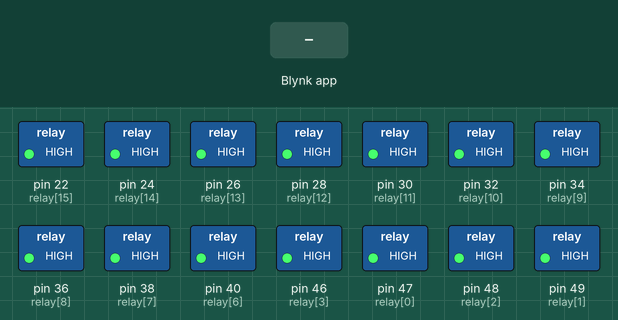
Bench run of a sketch on a simulated Arduino Mega 2560, built with avr-gcc and run on an emulated ATmega2560. Shown: switched loads named in the sketch (green lamp = pin HIGH). The inputs (shaded band) are chosen by the test bench. WiFi joins after 1.5 s; servers stay silent unless stated; what the sketch prints to the serial monitor is not drawn.

Above: at 3.0 s.
3.1 s: Blynk app writes 0 to V0
At 3.9 s:
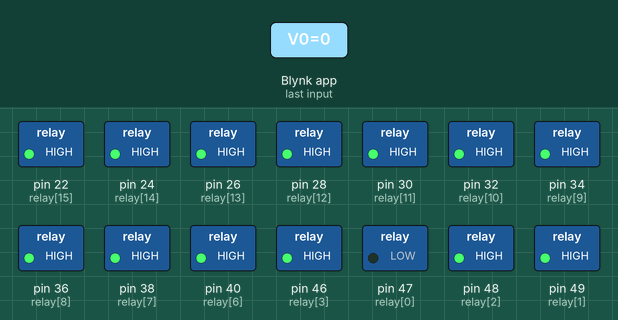
4.6 s: Blynk app writes 0 to V1
At 5.1 s:
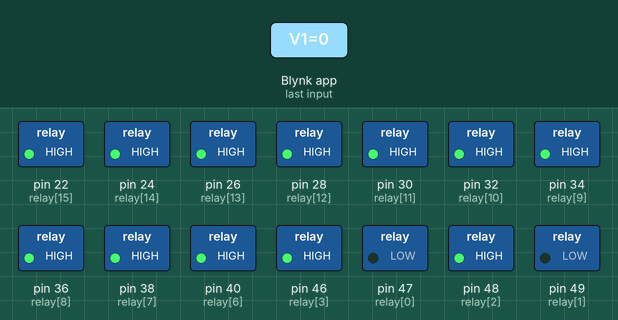
6.1 s: Blynk app writes 1 to V0
At 7.3 s:
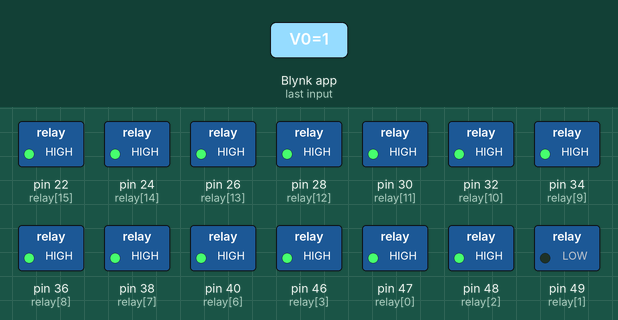
7.6 s: Blynk app writes 0 to V2
At 8.5 s:
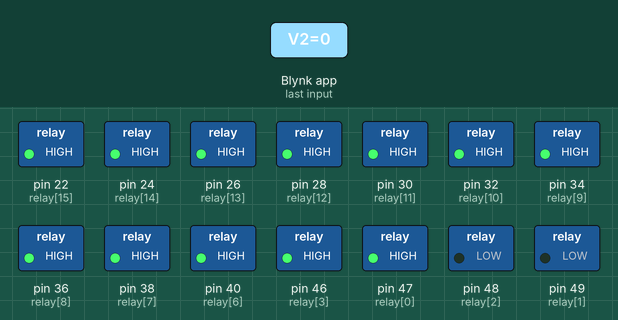
9.1 s: Blynk app writes 1 to V1
At 9.7 s:
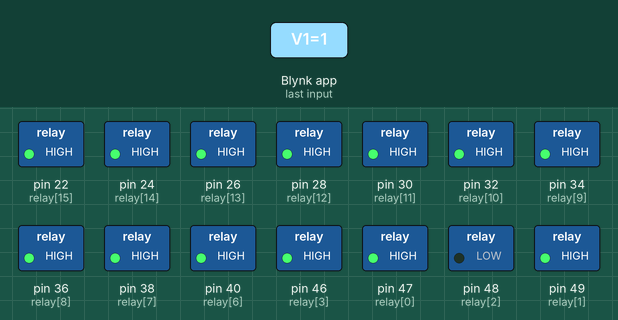
10.6 s: Blynk app writes 0 to V3
At 12.0 s:
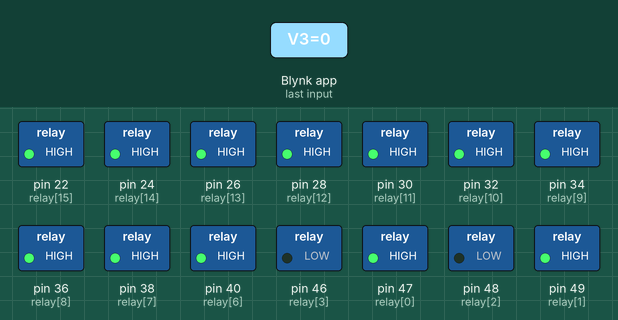
Timing chart, 0 to 13.1 s (numbered marks = the images above; inputs shaded):
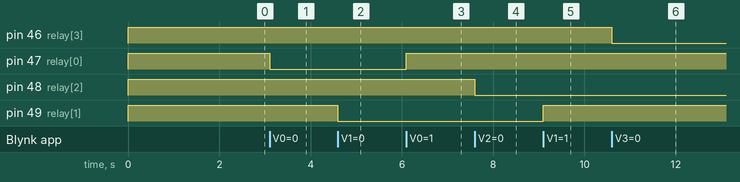

The sketch:

blynk_arduinoEthernetLedControl.ino
```cpp
#define BLYNK_TEMPLATE_ID "TMPLxZUijm5x"
#define BLYNK_DEVICE_NAME "ArduinoEthernet"
#define BLYNK_PRINT Serial
char auth[] = "-rm5SLIVwsQfuTLcwxpjy74XOz7Ex_UT";
#include <SPI.h>
#include <Ethernet.h>
#include <BlynkSimpleEthernet.h>
IPAddress server_ip(128, 199, 144, 129);
byte arduino_mac[] = {0x3C, 0x05, 0xE5, 0x21, 0x4D, 0x1F};
IPAddress arduino_ip(192, 168, 0, 32);
IPAddress dns_ip     (  8,   8,   8,   8);
IPAddress gateway_ip ( 192,   168,   0,   1);
IPAddress subnet_mask(255, 255, 255,   0);
const byte relay[] = {47, 49, 48, 46, 44, 42, 40, 38, 36, 34, 32, 30, 28, 26, 24, 22};
void setup()
{
  for (byte i = 0; i < 16; i++) {
    digitalWrite(relay[i], HIGH);
  }
  Serial.begin(9600);
  for (byte i = 0; i < 16; i++) {
    pinMode(relay[i], OUTPUT);
  }
  //Ethernet.begin(arduino_mac, arduino_ip);
  if (Ethernet.hardwareStatus() == EthernetNoHardware) {
    Serial.println("Ethernet shield was not found.");
  }
  else if (Ethernet.hardwareStatus() == EthernetW5100) {
    Serial.println("W5100 Ethernet controller detected.");
  }
  else if (Ethernet.hardwareStatus() == EthernetW5200) {
    Serial.println("W5200 Ethernet controller detected.");
  }
  else if (Ethernet.hardwareStatus() == EthernetW5500) {
    Serial.println("W5500 Ethernet controller detected.");
  }
Blynk.begin(auth, server_ip, 8080, arduino_ip, dns_ip, gateway_ip, subnet_mask, arduino_mac);
}

void loop()
{
  Blynk.run();
}
BLYNK_WRITE(V0)
{
  int state = param.asInt();
  digitalWrite(relay[0], state);
}

BLYNK_WRITE(V1)
{
  int state = param.asInt();
  digitalWrite(relay[1], state);
}

BLYNK_WRITE(V2)
{
  int state = param.asInt();
  digitalWrite(relay[2], state);
}

BLYNK_WRITE(V3)
{
  int state = param.asInt();
  digitalWrite(relay[3], state);
}
BLYNK_WRITE(V4)
{
  int state = param.asInt();
  digitalWrite(relay[4], state);
}
BLYNK_WRITE(V5)
{
  int state = param.asInt();
  digitalWrite(relay[5], state);
}
BLYNK_WRITE(V6)
{
  int state = param.asInt();
  digitalWrite(relay[6], state);
}
BLYNK_WRITE(V7)
{
  int state = param.asInt();
  digitalWrite(relay[7], state);
}
BLYNK_WRITE(V8)
{
  int state = param.asInt();
  digitalWrite(relay[8], state);
}
BLYNK_WRITE(V9)
{
  int state = param.asInt();
  digitalWrite(relay[9], state);
}
BLYNK_WRITE(V10)
{
  int state = param.asInt();
  digitalWrite(relay[10], state);
}
BLYNK_WRITE(V11)
{
  int state = param.asInt();
  digitalWrite(relay[11], state);
}
BLYNK_WRITE(V12)
{
  int state = param.asInt();
  digitalWrite(relay[12], state);
}
BLYNK_WRITE(V13)
{
  int state = param.asInt();
  digitalWrite(relay[13], state);
}
BLYNK_WRITE(V14)
{
  int state = param.asInt();
  digitalWrite(relay[14], state);
}
BLYNK_WRITE(V15)
{
  int state = param.asInt();
  digitalWrite(relay[15], state);
}
```

Measured:
- after the input at 3.1 s, pin 47 (relay[0]): HIGH → LOW at once
- after the input at 4.6 s, pin 49 (relay[1]): HIGH → LOW at once
- after the input at 6.1 s, pin 47 (relay[0]): LOW → HIGH at once
- after the input at 7.6 s, pin 48 (relay[2]): HIGH → LOW at once
- after the input at 9.1 s, pin 49 (relay[1]): LOW → HIGH at once
- after the input at 10.6 s, pin 46 (relay[3]): HIGH → LOW at once
